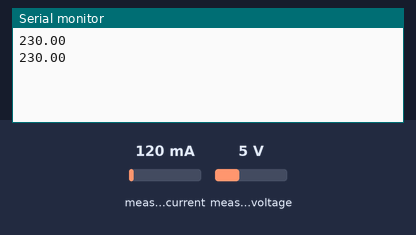
Bench run of a sketch on a simulated Arduino Nano, built with avr-gcc and run on an emulated ATmega328P. Parts: the last lines printed to the serial monitor. The inputs (shaded band) are chosen by the test bench; at power-on: measured voltage 5 V, measured current 120 mA.

Above: at 2.1 s.
2.2 s: measured voltage set to 0.3 V
At 3.3 s:
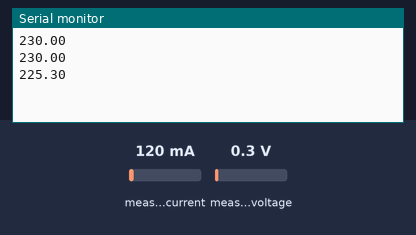
3.8 s: measured voltage set to 3.8 V
At 3.8 s:
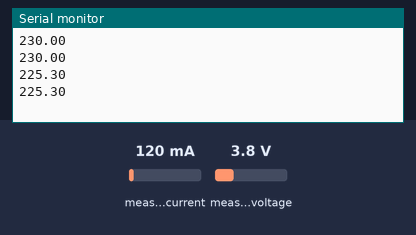
Timing chart, 0 to 6.8 s (numbered marks = the images above; inputs shaded):
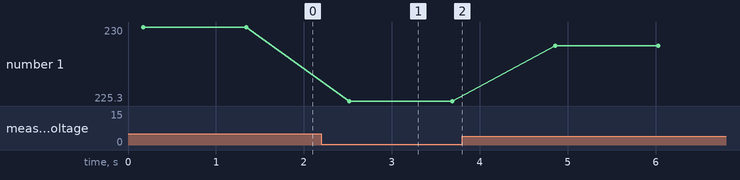

The sketch:

SketchTensaoAC.ino
```cpp
#include <EmonLib.h> //Biblioteca do sensor de tensão ZMPT101B

#define CAL1 211.6 //Este valor deve ser ajustado com o auxílio de um multímetro
#define PIN_TENS A6 //Define o pino do sensor de tensão

EnergyMonitor teste; //Uma instância do sensor de tensão e corrente é criada

void setup(){

  Serial.begin(9600); //Define-se a taxa de 9600 bits por segundo
  teste.voltage(PIN_TENS, CAL1, 1.7); //São os parâmetros: (PINO ANALÓGIO, VALOR DE CALIBRAÇÃO, MUDANÇA DE FASE)
}

void loop(){

  teste.calcVI(17,2000); //São os parâmetros: (17 SEMICICLOS, TEMPO LIMITE PARA FAZER A MEDIÇÃO)  - 17 semiciclos está relacionado a 60Hz
  float tensaorms   = teste.Vrms; //Recebe a tensão eficaz

  Serial.println(tensaorms);
  delay(1000); //Atualização de 1 segundo
}
```

Measured:
- after the input at 2.2 s, the serial monitor: prints a new line after 0.32 s (image 1)
- plotted number 1: 230 → 225.3 after the input at 2.2 s, 225.3 → 228.8 after the input at 3.8 s
